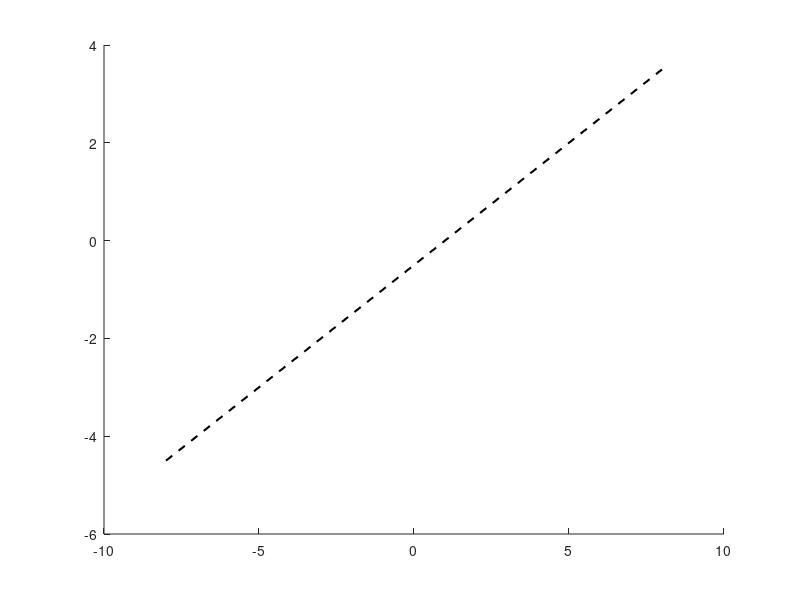

MATLAB code to generate this figure: (Note: this script raises an error after producing the figure.)
clear; close all; clc

rng(12);

% line equation: y = 0.5x - 0.5;
m = 0.5;
b = -0.5;

x_range = -8:0.5:8;

dataPt_x = 3;
dataPt_y = m*dataPt_x + b;

y_range = [-4 4];

h = figure(1);
set(h, 'Position', [100, 100, 400, 200]);

endPt_x = [min(x_range) max(x_range)];
endPt_y = m*endPt_x + b;
line(endPt_x, endPt_y,  'linewidth', 1.5, 'Color', 'k', 'lineStyle', '--');hold on;
text(endPt_x(2)-1, endPt_y(1)+1, sprintf('y = %sx + %s', num2str(m), num2str(b)),'horiz','right','vert','bottom','FontWeight','bold');
plot(dataPt_x(1), dataPt_y(1), 'ob', 'linewidth', 3);

axis equal; grid on; hold off
xlabel('\bf X-axis');xlim(endPt_x)
ylabel('\bf Y-axis');ylim(y_range)
set(gca,'xtick',endPt_x(1):1:endPt_x(2))
set(gca,'fontsize',10,'linewidth',2,'fontweight','bold')

theta_axis = -89:2:89;

h = figure(2);
set(h, 'Position', [100, 100, 800, 800]);
axes_h1 = subplot(211);
axes_h2 = subplot(212);

hough_pt = [];
for ii=1:numel(theta_axis)
    
    cla(axes_h1);
    theta = theta_axis(ii);    
    if sign(theta_axis(ii))==-1
        slope = tand(-(90+theta));
    else
        slope = tand((90-theta));
    end
    y_inter = dataPt_y - slope*dataPt_x;
    
    endPt_x = [min(x_range) max(x_range)];
    endPt_y = slope*endPt_x + y_inter;
    line(axes_h1, endPt_x, endPt_y,  'linewidth', 1.5, 'Color', 'k', 'lineStyle', '--'); hold(axes_h1, 'on');
    line(axes_h1, endPt_x, [0 0],  'linewidth', 3, 'Color', 'k','HandleVisibility','off');
    line(axes_h1, [0 0], y_range,  'linewidth', 3, 'Color', 'k','HandleVisibility','off');
    plot(axes_h1, dataPt_x(1), dataPt_y(1), 'ob', 'linewidth', 3,'HandleVisibility','off');
    
    % cls_pt : (-ac/(a^2+b^2), -bc/(a^2 + b^2))
    % https://en.wikipedia.org/wiki/Distance_from_a_point_to_a_line
    a = slope;
    b = -1;
    c = y_inter;
    
    cls_pt = [-a*c/(a^2+b^2) -b*c/(a^2+b^2)];
    line(axes_h1, [0 cls_pt(1)], [0 cls_pt(2)], 'linewidth', 1.5, 'Color', 'm', 'lineStyle', '--');
    
    legend(axes_h1, {'Possible line','\rho'}, 'Location', 'SouthWest', 'fontSize', 12, 'fontWeight', 'bold');
    
    axis(axes_h1,'equal');
    grid(axes_h1, 'on'); hold(axes_h1, 'off');
    xlabel(axes_h1,'\bf X-axis');xlim(axes_h1, endPt_x)
    ylabel(axes_h1,'\bf Y-axis');ylim(axes_h1, y_range)
    set(axes_h1,'xtick',endPt_x(1):1:endPt_x(2))
    set(axes_h1,'fontsize',10,'linewidth',2,'fontweight','bold');

    
    rho = dataPt_x*cosd(theta)+dataPt_y*sind(theta);
    hough_pt(ii, :) = [theta, rho];
    plot(axes_h2, hough_pt(:,1), hough_pt(:,2), 'ob', 'linewidth', 3);hold(axes_h2, 'on');
    
    grid(axes_h2, 'on'); hold(axes_h2, 'off');
    set(axes_h2,'fontsize',10,'linewidth',2,'fontweight','bold')
    xlabel(axes_h2, '\bf \theta', 'fontSize', 15);xlim(axes_h2, [-90 90]);
    ylabel(axes_h2, '\bf \rho', 'fontSize', 15);ylim([-4 4]);
    pause(0.5);
end